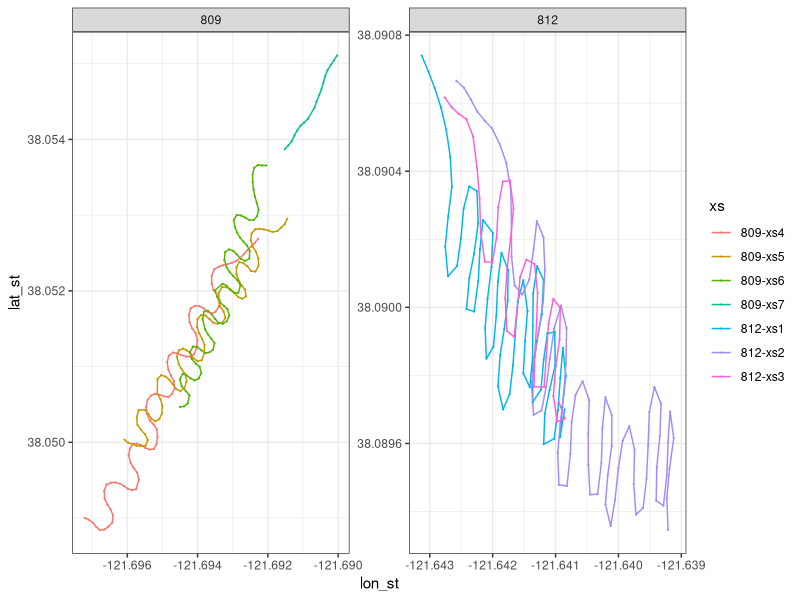
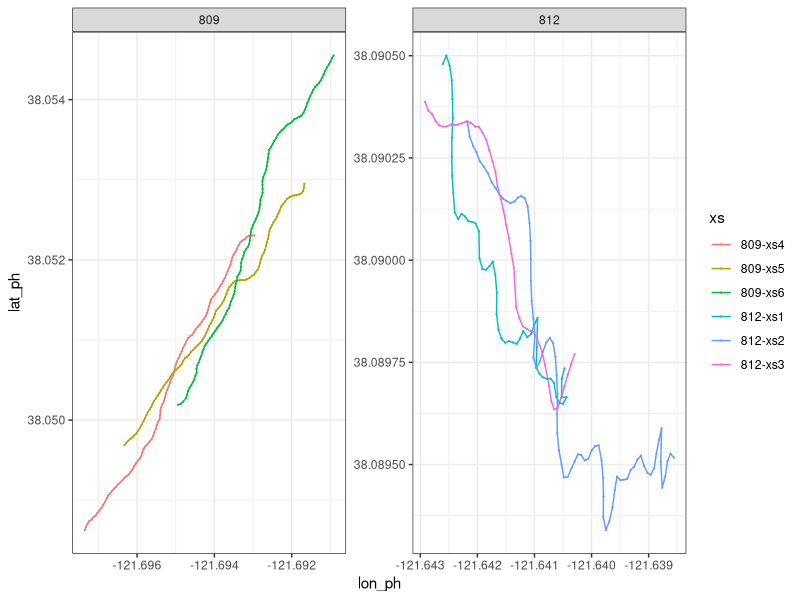
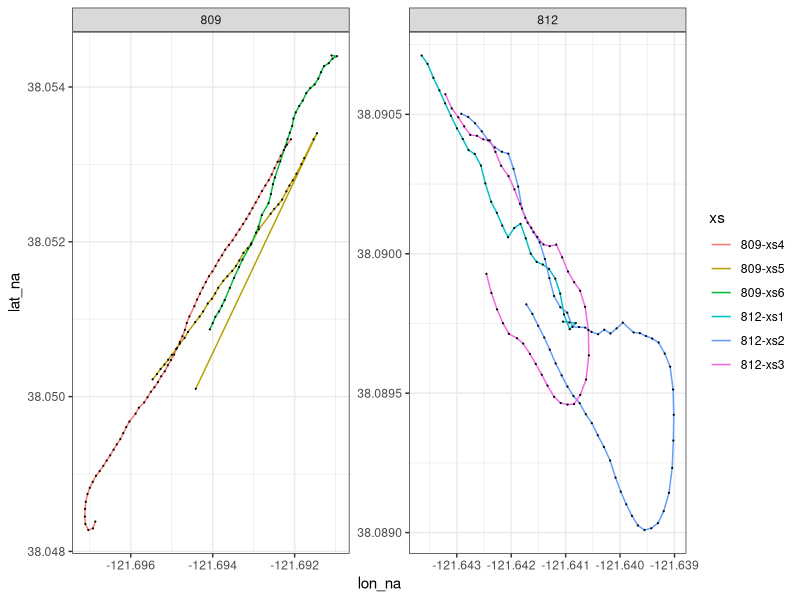
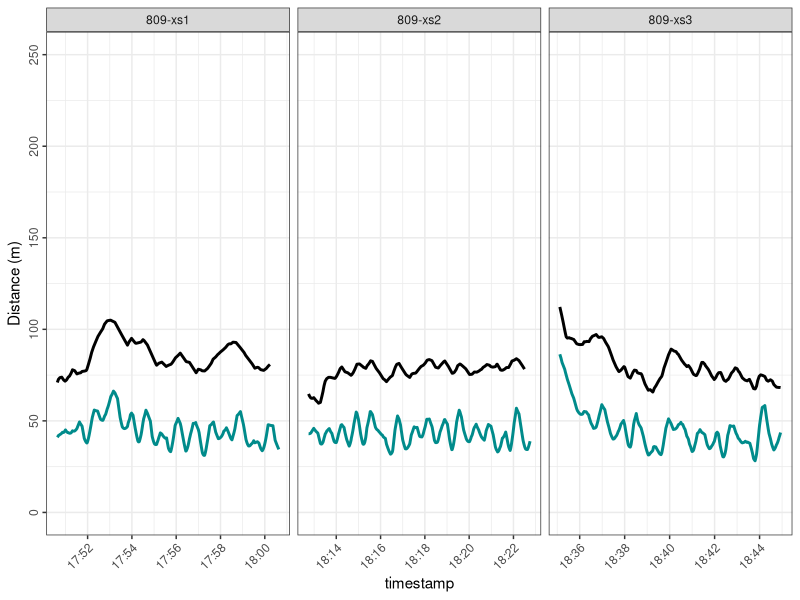
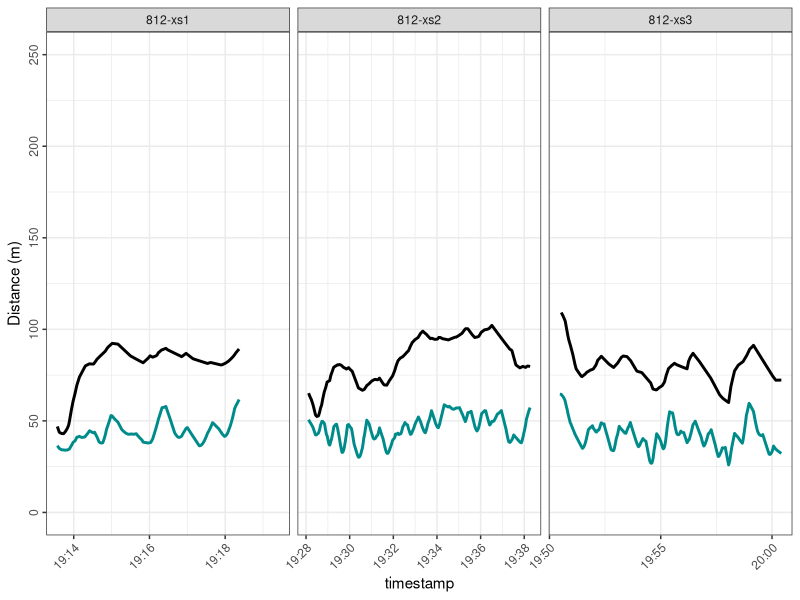
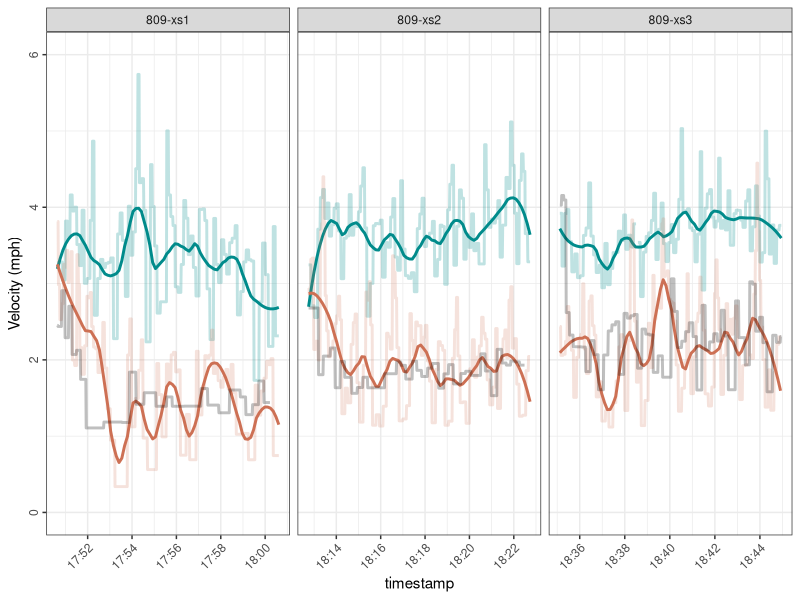
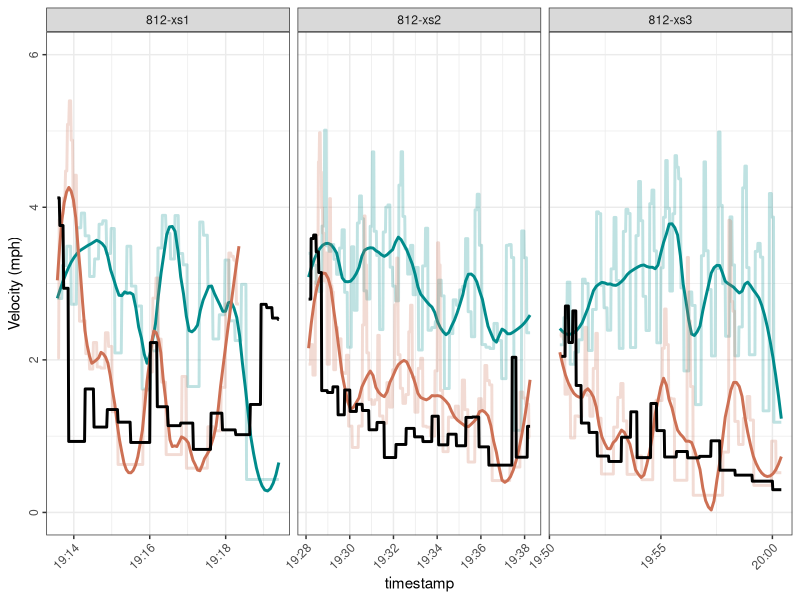
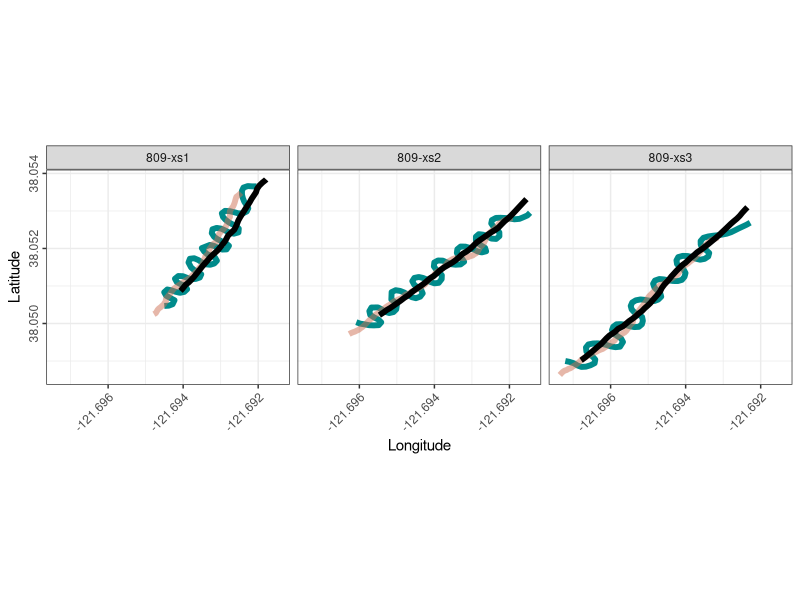

These charts were generated, in order, by the following R code:
library(tidyverse)
library(geosphere)
library(lubridate)
library(zoo)

# Import and compile GPS track data ---------------------------------------

## Stryker ----
stryker_startstop <- data.frame(boat = rep("stryker",7), 
                                site = c(rep("812", 3), rep("809", 4)),
                                start = c(7, 83, 163, 206, 300, 394, 480), 
                                end = c(79, 159, 202, 296, 390, 476, 498))


stryker = data.frame()
stryker_raw = data.frame()

for(xs in 1:nrow(stryker_startstop)){
  print(xs)

  temp <- read.csv("data/Survey03_20250205/20250205_DWR.csv", 
                   skip = stryker_startstop[xs, "start"] - 1, nrow = stryker_startstop[xs, "end"] - stryker_startstop[xs, "start"], header = F)
  
  colnames(temp) = c("Junk", "lat", "lon", "datetime", "speed")
  
  temp$timestamp <- as.POSIXct(temp$datetime, format = "%Y-%m-%dT%H:%M:%SZ", tz = "America/Los_Angeles")
  
  complete_timestamps <- seq(min(temp$timestamp), max(temp$timestamp), by = "1 sec")
  
  merged_data <- data.frame(timestamp = complete_timestamps) %>%
    left_join(temp, by = "timestamp")
  
  interpolated_data <- merged_data %>%
    mutate(lat = na.approx(lat, rule = 2),
           lon = na.approx(lon, rule = 2))
  
  interpolated_data$xs <- paste0(stryker_startstop[xs, "site"], "-xs", xs)
  temp$xs <- paste0(stryker_startstop[xs, "site"], "-xs", xs)
  
  interpolated_data$site <- stryker_startstop[xs, "site"]
  temp$site = stryker_startstop[xs, "site"]
  
  stryker <- rbind(stryker, interpolated_data[, c("site", "xs", "timestamp", "lat", "lon")])
  stryker_raw <- rbind(stryker_raw, temp)
  
  rm(temp, interpolated_data, merged_data)
}

stryker$boat = "Stryker"
colnames(stryker) <- c("site", "xs", "timestamp", "lat_st", "lon_st", "boat")

## Phantom ----
phantom_startstop <- data.frame(boat = rep("phantom", 6), 
                                site = c(rep("812", 3), rep("809", 3)),
                                start = c(7, 63, 146,195, 304, 413), 
                                end = c(59, 142, 191, 300, 409, 527))

phantom = data.frame()
phantom_raw = data.frame()

for(xs in 1:nrow(phantom_startstop)){
  print(xs)
  
  temp <- read.csv("data/Survey03_20250205/20250205_CFS.csv", 
                   skip = phantom_startstop[xs, "start"] - 1, nrow = phantom_startstop[xs, "end"] - phantom_startstop[xs, "start"], header = F)
  
  colnames(temp) = c("Junk", "lat", "lon", "datetime", "speed")
  
  temp$timestamp <- as.POSIXct(temp$datetime, format = "%Y-%m-%dT%H:%M:%SZ", tz = "America/Los_Angeles")
  
  complete_timestamps <- seq(min(temp$timestamp), max(temp$timestamp), by = "1 sec")
  
  merged_data <- data.frame(timestamp = complete_timestamps) %>%
    left_join(temp, by = "timestamp")
  
  interpolated_data <- merged_data %>%
    mutate(lat = na.approx(lat, rule = 2),
           lon = na.approx(lon, rule = 2))
  
  interpolated_data$xs <- paste0(phantom_startstop[xs, "site"], "-xs", xs)
  temp$xs <- paste0(phantom_startstop[xs, "site"], "-xs", xs)
  
  interpolated_data$site <- phantom_startstop[xs, "site"]
  temp$site = phantom_startstop[xs, "site"]
  
  phantom <- rbind(phantom, interpolated_data[, c("site", "xs", "timestamp", "lat", "lon")])
  phantom_raw <- rbind(phantom_raw, temp)
  
  rm(temp, interpolated_data, merged_data)
}

phantom$boat = "Phantom"
colnames(phantom) <- c("site", "xs", "timestamp", "lat_ph", "lon_ph", "boat")

## cdfw ---- now 
cdfw_startstop <- data.frame(boat = rep("cdfw", 6), 
                             site = c(rep("812", 3), rep("809", 3)),
                             start = c(3,36,103,149,222,264), 
                             end = c(33,100,146,219,261,301))
cdfw = data.frame()
cdfw_raw = data.frame()

for(xs in 1:nrow(cdfw_startstop)){
  print(xs)
  
  temp <- read.csv("data/Survey03_20250205/20250205_CDFW_fixed.csv", 
                   skip = cdfw_startstop[xs, "start"] - 1, nrow = cdfw_startstop[xs, "end"] - cdfw_startstop[xs, "start"], header = F)
  
  colnames(temp) = c("Junk", "lat", "lon", "datetime", "speed")
  
  temp$timestamp <- as.POSIXct(temp$datetime, format = "%Y-%m-%dT%H:%M:%SZ", tz = "America/Los_Angeles")
  
  complete_timestamps <- seq(min(temp$timestamp), max(temp$timestamp), by = "1 sec")
  
  merged_data <- data.frame(timestamp = complete_timestamps) %>%
    left_join(temp, by = "timestamp")
  
  interpolated_data <- merged_data %>%
    mutate(lat = na.approx(lat, rule = 2),
           lon = na.approx(lon, rule = 2))
  
  interpolated_data$xs <- paste0(cdfw_startstop[xs, "site"], "-xs", xs)
  temp$xs <- paste0(cdfw_startstop[xs, "site"], "-xs", xs)
  
  interpolated_data$site <- cdfw_startstop[xs, "site"]
  temp$site = cdfw_startstop[xs, "site"]
  
  cdfw <- rbind(cdfw, interpolated_data[, c("site", "xs", "timestamp", "lat", "lon")])
  cdfw_raw <- rbind(cdfw_raw, temp)
  
  rm(temp, interpolated_data, merged_data)
}

cdfw$boat = "cdfw"
colnames(cdfw) <- c("site", "xs", "timestamp", "lat_na", "lon_na", "boat")

## Merge vessel tracks ----

vessels <- merge(merge(stryker, 
                       phantom[, c("timestamp", "lat_ph", "lon_ph")], by = "timestamp", all.x = T),
                 cdfw[, c("timestamp", "lat_na", "lon_na")], by = "timestamp", all.x = T) 

xs_lookup <- data.frame(xs = c("809-xs6", "809-xs5", "809-xs4", "812-xs3", "812-xs2", "812-xs1"),
                        xs_cor = c("809-xs1", "809-xs2", "809-xs3", "812-xs1", "812-xs2", "812-xs3"))

vessels <- merge(vessels, xs_lookup, by = "xs", all.x = T)

# Visualize tracks --------------------------------------------------------

ggplot(stryker, aes(x = lon_st, y = lat_st, color = xs)) + 
  geom_path() + theme_bw() + 
  geom_point(data = stryker_raw, aes(x = lon, y = lat), size = .1) +
  facet_wrap(site ~ ., scales = "free")

ggplot(phantom, aes(x = lon_ph, y = lat_ph, color = xs)) + 
  geom_path() + theme_bw() + 
  geom_point(data = phantom_raw, aes(x = lon, y = lat), size = .1) +
  facet_wrap(site ~ ., scales = "free")

ggplot(cdfw, aes(x = lon_na, y = lat_na, color = xs)) + 
  geom_path() + theme_bw() + 
  geom_point(data = cdfw_raw, aes(x = lon, y = lat), color = "black", size = .1) +
  facet_wrap(site ~ ., scales = "free")

# Calculate vessel spacing ------------------------------------------------

vessels$stryker2phantom <- NA
vessels$cdfw2phantom <- NA
vessels$stryker_velocity <- NA
vessels$phantom_velocity <- NA
vessels$cdfw_velocity <- NA

for(i in 1:nrow(vessels)){
  print(i)
  
  # if(complete.cases(vessels[,c("lon_st", "lat_st", "lon_ph","lat_ph")])[i]){
  try(vessels[i,"stryker2phantom"] <- distm(c(vessels[i,"lon_st"], vessels[i,"lat_st"]), 
                                            c(vessels[i,"lon_ph"], vessels[i,"lat_ph"]), 
                                            fun = distHaversine))
  # }
  
  # if(complete.cases(vessels[,c("lon_na", "lat_na", "lon_ph","lat_ph")])[i]){
  try(vessels[i,"cdfw2phantom"] <- distm(c(vessels[i,"lon_na"], vessels[i,"lat_na"]), 
                                         c(vessels[i,"lon_ph"], vessels[i,"lat_ph"]), 
                                         fun = distHaversine))
  # }
  
  # if(complete.cases(vessels[,c("lon_na", "lat_na", "lon_st","lat_st")])[i]){
  try(vessels[i,"stryker2cdfw"] <- distm(c(vessels[i,"lon_na"], vessels[i,"lat_na"]), 
                                         c(vessels[i,"lon_st"], vessels[i,"lat_st"]), 
                                         fun = distHaversine))
  # }
  
  try(vessels[i,"stryker_velocity"] <- distm(c(vessels[i,"lon_st"], vessels[i,"lat_st"]), 
                                             c(vessels[i + 1,"lon_st"], vessels[i + 1,"lat_st"]), 
                                             fun = distHaversine) * 2.23693629)
  
  try(vessels[i,"phantom_velocity"] <- distm(c(vessels[i,"lon_ph"], vessels[i,"lat_ph"]), 
                                             c(vessels[i + 1,"lon_ph"], vessels[i + 1,"lat_ph"]), 
                                             fun = distHaversine) * 2.23693629)
  
  try(vessels[i,"cdfw_velocity"] <- distm(c(vessels[i,"lon_na"], vessels[i,"lat_na"]), 
                                          c(vessels[i + 1,"lon_na"], vessels[i + 1,"lat_na"]), 
                                          fun = distHaversine) * 2.23693629)
  
  
}


# Plot vessel tracks, velocity, and spacing -------------------------------

(v_spacing_809 <- ggplot(vessels[vessels$xs_cor %in% c("809-xs1","809-xs2","809-xs3"),], 
                         aes(x = timestamp, y = stryker2phantom)) + 
   geom_line(color = "cyan4", linewidth = 1) +
   geom_line(aes(y = cdfw2phantom), linewidth = 1) +
   # geom_line(aes(y = stryker2cdfw), color = "blue",linewidth = 1) + 
   theme_bw() + labs(y = "Distance (m)") + 
   theme(axis.text.x = element_text(angle = 45, hjust = 1),
         axis.text.y = element_text(angle = 90, hjust = .5)) +
   ylim(0,250) +
   facet_grid(. ~ xs_cor, scales = "free"))

(v_spacing_812 <- ggplot(vessels[vessels$xs_cor %in% c("812-xs1","812-xs2","812-xs3"),], 
                         aes(x = timestamp, y = stryker2phantom)) + 
    geom_line(color = "cyan4", linewidth = 1) +
    geom_line(aes(y = cdfw2phantom), linewidth = 1) + 
    theme_bw() + labs(y = "Distance (m)") + 
    theme(axis.text.x = element_text(angle = 45, hjust = 1),
          axis.text.y = element_text(angle = 90, hjust = .5)) +
    ylim(0,250) +
    facet_grid(. ~ xs_cor, scales = "free"))

(v_velocity_809 <- ggplot(data = vessels[vessels$xs_cor %in% c("809-xs1","809-xs2","809-xs3") &
                                           vessels$stryker_velocity < 10 & is.na(vessels$stryker_velocity) == F,],
                          aes(x = timestamp, y = stryker_velocity)) + 
    geom_line(color = "cyan4", linewidth = 1, alpha = .25) +
    geom_line(color = "cyan4", linewidth = 1, stat = "smooth", span = .25) +
    geom_line(data = vessels[vessels$xs_cor %in% c("809-xs1","809-xs2","809-xs3") &
                               vessels$phantom_velocity < 10 & is.na(vessels$phantom_velocity) == F, ],
              aes(y = phantom_velocity), color = "salmon3", linewidth = 1, alpha = .2) +
    geom_line(data = vessels[vessels$xs_cor %in% c("809-xs1","809-xs2","809-xs3") &
                               vessels$phantom_velocity < 10 & is.na(vessels$phantom_velocity) == F, ],
              aes(y = phantom_velocity), color = "salmon3", linewidth = 1, stat = "smooth", span = .25) +
    geom_line(data = vessels[vessels$xs_cor %in% c("809-xs1","809-xs2","809-xs3") &
                               vessels$cdfw_velocity < 10 & is.na(vessels$cdfw_velocity) == F, ],
              aes(y = cdfw_velocity), linewidth = 1, alpha = .25) +
    theme_bw() + labs(y = "Velocity (mph)") + 
    theme(axis.text.x = element_text(angle = 45, hjust = 1),
          axis.text.y = element_text(angle = 90, hjust = .5)) +
    ylim(0, 6) +
    facet_grid(. ~ xs_cor, scales = "free"))

(v_velocity_812 <- ggplot(data = vessels[vessels$xs_cor %in% c("812-xs1","812-xs2","812-xs3") &
                                           vessels$stryker_velocity < 10 & is.na(vessels$stryker_velocity) == F,], 
                          aes(x = timestamp, y = stryker_velocity)) + 
    geom_line(color = "cyan4", linewidth = 1, alpha = .25) +
    geom_line(color = "cyan4", linewidth = 1, stat = "smooth", span = .25) +
    geom_line(data = vessels[vessels$xs_cor %in% c("812-xs1","812-xs2","812-xs3") &
                               vessels$phantom_velocity < 10 & is.na(vessels$phantom_velocity) == F, ],
              aes(y = phantom_velocity), color = "salmon3", linewidth = 1, alpha = .25) +
    geom_line(data = vessels[vessels$xs_cor %in% c("812-xs1","812-xs2","812-xs3") &
                               vessels$phantom_velocity < 10 & is.na(vessels$phantom_velocity) == F, ],
              aes(y = phantom_velocity), color = "salmon3", linewidth = 1, stat = "smooth", span = .25) +
    geom_line(data = vessels[vessels$xs_cor %in% c("812-xs1","812-xs2","812-xs3") &
                               vessels$cdfw_velocity < 10 & is.na(vessels$cdfw_velocity) == F, ],
              aes(y = cdfw_velocity), linewidth = 1) +
    theme_bw() + labs(y = "Velocity (mph)") + 
    theme(axis.text.x = element_text(angle = 45, hjust = 1),
          axis.text.y = element_text(angle = 90, hjust = .5)) +
    ylim(0, 6) +
    facet_grid(. ~ xs_cor, scales = "free"))


(v_tracks_809 <- ggplot(vessels[vessels$xs_cor %in% c("809-xs1","809-xs2","809-xs3"),], 
                        aes(x = lon_st, y = lat_st)) + 
    geom_path(color = "cyan4", linewidth = 2) +
    geom_path(aes(x = lon_ph, y = lat_ph), color = "salmon3", alpha = .5, linewidth = 2) + 
    geom_path(aes(x = lon_na, y = lat_na), linewidth = 2) + 
    theme_bw() + labs(y = "Latitude", x = "Longitude") + coord_fixed() +
    theme(axis.text.x = element_text(angle = 45, hjust = 1),
          axis.text.y = element_text(angle = 90, hjust = .5)) +
    facet_grid(. ~ xs_cor))

(v_tracks_812 <- ggplot(vessels[vessels$xs_cor %in% c("812-xs1","812-xs2","812-xs3"),], 
                        aes(x = lon_st, y = lat_st)) + 
    geom_path(color = "cyan4", linewidth = 2) +
    geom_path(aes(x = lon_ph, y = lat_ph), color = "salmon3", alpha = .5, linewidth = 2) + 
    geom_path(aes(x = lon_na, y = lat_na), linewidth = 2) + 
    theme_bw() + labs(y = "Latitude", x = "Longitude") +  coord_fixed() +
    theme(axis.text.x = element_text(angle = 45, hjust = 1),
          axis.text.y = element_text(angle = 90, hjust = .5)) +
    facet_grid(. ~ xs_cor))


png("output/eDNA_vessel_spacing_20250205.png",
    height = 7, width = 10, units = "in", res = 1000, family = "serif")

cowplot::plot_grid(v_tracks_809, v_tracks_812,
                   v_spacing_809, v_spacing_812, 
                   align = "v")

dev.off()

png("output/eDNA_vessel_velocity_20260205.png",
    height = 10, width = 10, units = "in", res = 1000, family = "serif")

cowplot::plot_grid(v_tracks_809, v_tracks_812,
                   v_velocity_809, v_velocity_812, 
                   v_spacing_809, v_spacing_812, 
                   align = "v", nrow = 3)

dev.off()
